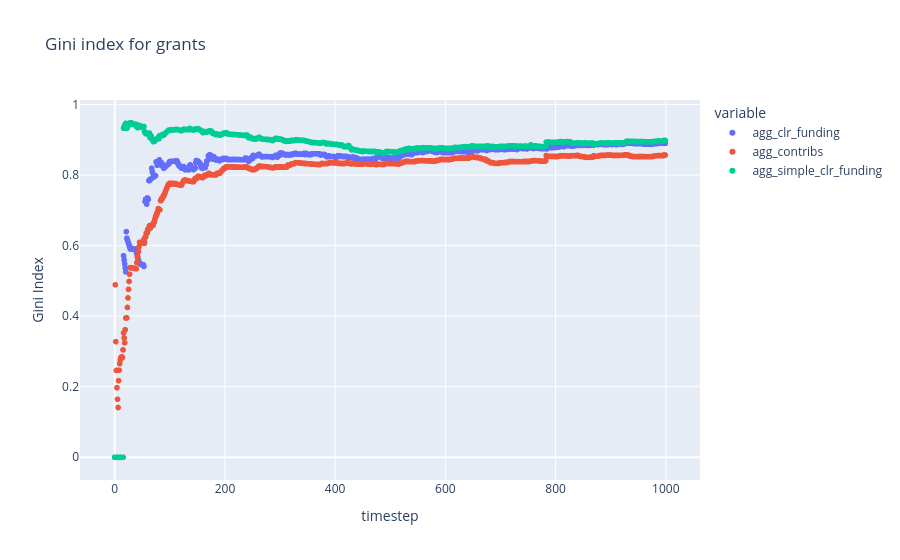

Notebook source saved alongside this figure:
### Markdown cell above
#### CLR match gini index across grants

### Code cell
key_1 = 'agg_clr_funding'
fig_df_1 = (grant_dfs[key_1]
            .sort_values(by=key_1)
            .groupby('timestep')[key_1]
            .apply(lambda s: ineq.gini(s) / len(s))
            .reset_index()
         )

key_2 = 'agg_contribs'
fig_df_2 = (grant_dfs[key_2]
            .sort_values(by=key_2)
            .groupby('timestep')[key_2]
            .apply(lambda s: ineq.gini(s) / len(s))
            .reset_index()
         )

key_3 = 'agg_simple_clr_funding'
fig_df_3 = (grant_dfs[key_3]
            .sort_values(by=key_3)
            .groupby('timestep')[key_3]
            .apply(lambda s: ineq.gini(s) / len(s))
            .reset_index()
         )

fig_df = (fig_df_1.set_index('timestep')
                  .join(fig_df_2.set_index('timestep'))
                  .join(fig_df_3.set_index('timestep'))
                  .reset_index())

title = 'Gini index for grants'

x_col = 'timestep'
y_cols = [key_1, key_2, key_3]

labels = {'value': 'Gini Index',
          'grant': ''}

options = {'x': x_col,
           'y': y_cols,
           'title': title,
           'labels': labels}

fig = px.scatter(fig_df, **options)

fig.show()

### Figure 1 — Plotly figure (JSON) as saved in the notebook; plotly's stock layout.template omitted (floating-point values rounded to 4 significant figures; data arrays with more than 128 entries replaced by an {"elided": "..."} marker saying what was removed)
{"data": [{"hovertemplate": "variable=agg_clr_funding<br>timestep=%{x}<br>Gini Index=%{y}<extra></extra>", "legendgroup": "agg_clr_funding", "marker": {"color": "#636efa", "symbol": "circle"}, "mode": "markers", "name": "agg_clr_funding", "showlegend": true, "type": "scattergl", "x": {"elided": "1000 int values"}, "xaxis": "x", "y": {"elided": "1000 float values"}, "yaxis": "y"}, {"hovertemplate": "variable=agg_contribs<br>timestep=%{x}<br>Gini Index=%{y}<extra></extra>", "legendgroup": "agg_contribs", "marker": {"color": "#EF553B", "symbol": "circle"}, "mode": "markers", "name": "agg_contribs", "showlegend": true, "type": "scattergl", "x": {"elided": "1000 int values"}, "xaxis": "x", "y": {"elided": "1000 float values"}, "yaxis": "y"}, {"hovertemplate": "variable=agg_simple_clr_funding<br>timestep=%{x}<br>Gini Index=%{y}<extra></extra>", "legendgroup": "agg_simple_clr_funding", "marker": {"color": "#00cc96", "symbol": "circle"}, "mode": "markers", "name": "agg_simple_clr_funding", "showlegend": true, "type": "scattergl", "x": {"elided": "1000 int values"}, "xaxis": "x", "y": {"elided": "1000 float values"}, "yaxis": "y"}], "layout": {"autosize": true, "legend": {"title": {"text": "variable"}, "tracegroupgap": 0}, "title": {"text": "Gini index for grants"}, "xaxis": {"anchor": "y", "autorange": true, "domain": [0, 1], "range": [-59.84, 1059.0], "title": {"text": "timestep"}, "type": "linear"}, "yaxis": {"anchor": "x", "autorange": true, "domain": [0, 1], "range": [-0.06947, 1.018], "title": {"text": "Gini Index"}, "type": "linear"}}}
